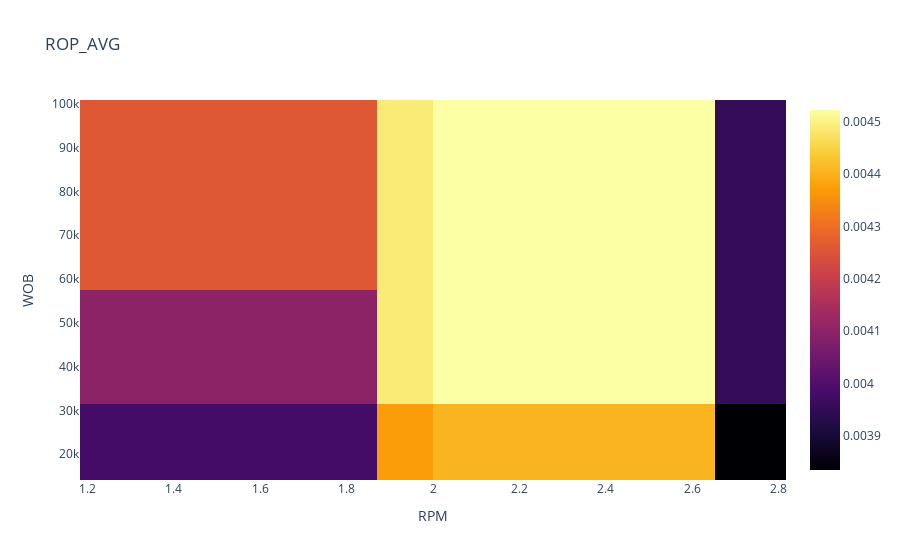

Notebook code for this chart:
### Markdown cell above
very clearly from the graph we can conclude that his actual RPM was 2 but he WOB was around 31KN. Where as we can see if he would have increaed the WOB around 35-40 KN he would have gotten much better ROP

Lets run the optimization to see what are the optimal values of **SURF_RPM** and **WOB**

### Code cell
from pyswarm import pso

#lets define the objective function
def objective_function(params, model, constants):
    WOB, RPM = params
    data = pd.DataFrame({'Depth': constants['Depth'], 'WOB': WOB, 'SURF_RPM': RPM,
                         'PHIF': constants['PHIF'], 'VSH': constants['VSH'],
                         'SW': constants['SW'], 'KLOGH': constants['KLOGH']}, index=[0])
    predicted_rop = predict_rop(model, data)
    return -predicted_rop  
    #you see that we have a negative sign in front of predicted_rop. This is because we want to maximize the predicted rop.
    

# Define the search space bounds for PSO
lb = [15000, 1.2]  # Lower bounds for WOB and RPM
ub = [100000, 2.8]  # Upper bounds for WOB and RPM

best_params, _ = pso(objective_function, lb, ub, args=(grid, constants))
optimized_WOB, optimized_RPM = best_params

print(f"Optimized WOB: {optimized_WOB}")
print(f"Optimized RPM: {optimized_RPM}")

### Figure 1 — Plotly figure (JSON) as saved in the notebook; plotly's stock layout.template omitted (floating-point values rounded to 4 significant figures; data arrays with more than 128 entries replaced by an {"elided": "..."} marker saying what was removed)
{"data": [{"colorscale": [[0, "#000004"], [0.1111, "#1b0c41"], [0.2222, "#4a0c6b"], [0.3333, "#781c6d"], [0.4444, "#a52c60"], [0.5556, "#cf4446"], [0.6667, "#ed6925"], [0.7778, "#fb9b06"], [0.8889, "#f7d13d"], [1, "#fcffa4"]], "type": "heatmap", "x": [1.2, 1.233, 1.265, 1.298, 1.331, 1.363, 1.396, 1.429, 1.461, 1.494, 1.527, 1.559, 1.592, 1.624, 1.657, 1.69, 1.722, 1.755, 1.788, 1.82, 1.853, 1.886, 1.918, 1.951, 1.984, 2.016, 2.049, 2.082, 2.114, 2.147, 2.18, 2.212, 2.245, 2.278, 2.31, 2.343, 2.376, 2.408, 2.441, 2.473, 2.506, 2.539, 2.571, 2.604, 2.637, 2.669, 2.702, 2.735, 2.767, 2.8], "y": [15000, 16730.0, 18470.0, 20200.0, 21940.0, 23670.0, 25410.0, 27140.0, 28880.0, 30610.0, 32350.0, 34080.0, 35820.0, 37550.0, 39290.0, 41020.0, 42760.0, 44490.0, 46220.0, 47960.0, 49690.0, 51430.0, 53160.0, 54900.0, 56630.0, 58370.0, 60100.0, 61840.0, 63570.0, 65310.0, 67040.0, 68780.0, 70510.0, 72240.0, 73980.0, 75710.0, 77450.0, 79180.0, 80920.0, 82650.0, 84390.0, 86120.0, 87860.0, 89590.0, 91330.0, 93060.0, 94800.0, 96530.0, 98270.0, 100000], "z": {"elided": "50x50 float values"}}], "layout": {"title": {"text": "ROP_AVG"}, "xaxis": {"title": {"text": "RPM"}}, "yaxis": {"title": {"text": "WOB"}}}}
